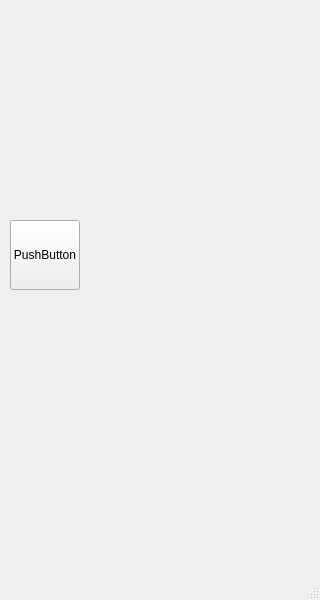
<?xml version="1.0" encoding="UTF-8"?>
<ui version="4.0">
 <class>Calculator</class>
 <widget class="QMainWindow" name="Calculator">
  <property name="geometry">
   <rect>
    <x>0</x>
    <y>0</y>
    <width>320</width>
    <height>600</height>
   </rect>
  </property>
  <property name="windowTitle">
   <string>MainWindow</string>
  </property>
  <widget class="QWidget" name="centralwidget">
   <widget class="QPushButton" name="pushButton">
    <property name="geometry">
     <rect>
      <x>10</x>
      <y>220</y>
      <width>70</width>
      <height>70</height>
     </rect>
    </property>
    <property name="text">
     <string>PushButton</string>
    </property>
   </widget>
  </widget>
  <widget class="QStatusBar" name="statusbar"/>
 </widget>
 <resources/>
 <connections/>
</ui>
